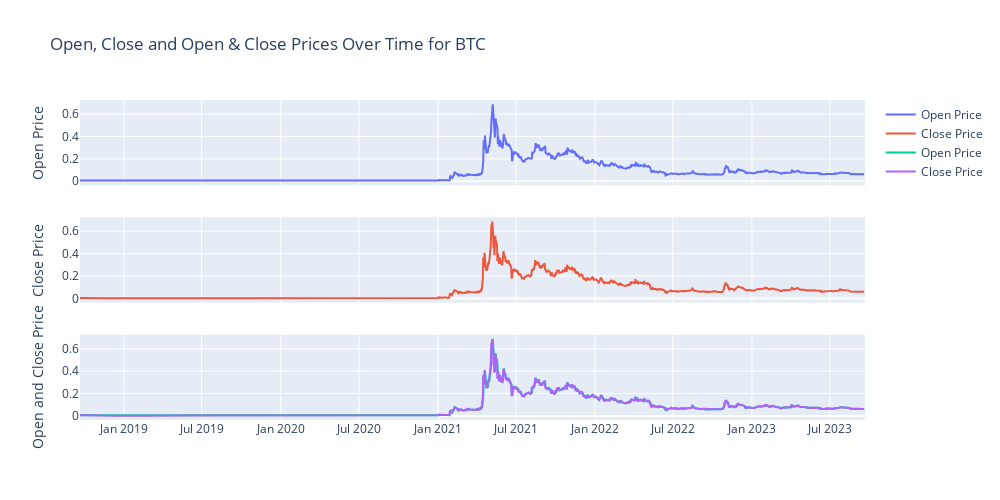

Here is the notebook cell this chart was saved with:
### Markdown cell above
### Now, subplots for Open and Closed Prices

### Code cell
#Subplots for open and close prices

fig = make_subplots(rows=3, cols=1, shared_xaxes=True, vertical_spacing=0.1)

# First subplot (Open Price)
fig.add_trace(go.Scatter(x=DOGE['Date'], y=DOGE['Open'], mode='lines', name='Open Price'), row=1, col=1)
fig.update_yaxes(title_text="Open Price", row=1, col=1)

# Second subplot (Close Price)
fig.add_trace(go.Scatter(x=DOGE['Date'], y=DOGE['Close'], mode='lines', name='Close Price'), row=2, col=1)
fig.update_yaxes(title_text="Close Price", row=2, col=1)

# Third subplot(Open and Close Prices)
fig.add_trace(go.Scatter(x=DOGE['Date'], y=DOGE['Open'], mode='lines', name='Open Price'), row=3, col=1)
fig.add_trace(go.Scatter(x=DOGE['Date'], y=DOGE['Close'], mode='lines', name='Close Price'), row=3, col=1)
fig.update_yaxes(title_text="Open and Close Price", row=3, col=1)

# setting up the title and size of the graph
fig.update_layout(title_text="Open, Close and Open & Close Prices Over Time for BTC",
    height=500,  # Set the height
    width=1000) # width
fig.show()

### Figure 1 — Plotly figure (JSON) as saved in the notebook; plotly's stock layout.template omitted (floating-point values rounded to 4 significant figures; data arrays with more than 128 entries replaced by an {"elided": "..."} marker saying what was removed)
{"data": [{"mode": "lines", "name": "Open Price", "type": "scatter", "x": {"elided": "1827 str values"}, "xaxis": "x", "y": {"elided": "1827 float values"}, "yaxis": "y"}, {"mode": "lines", "name": "Close Price", "type": "scatter", "x": {"elided": "1827 str values"}, "xaxis": "x2", "y": {"elided": "1827 float values"}, "yaxis": "y2"}, {"mode": "lines", "name": "Open Price", "type": "scatter", "x": {"elided": "1827 str values"}, "xaxis": "x3", "y": {"elided": "1827 float values"}, "yaxis": "y3"}, {"mode": "lines", "name": "Close Price", "type": "scatter", "x": {"elided": "1827 str values"}, "xaxis": "x3", "y": {"elided": "1827 float values"}, "yaxis": "y3"}], "layout": {"height": 500, "title": {"text": "Open, Close and Open & Close Prices Over Time for BTC"}, "width": 1000, "xaxis": {"anchor": "y", "domain": [0, 1], "matches": "x3", "showticklabels": false}, "xaxis2": {"anchor": "y2", "domain": [0, 1], "matches": "x3", "showticklabels": false}, "xaxis3": {"anchor": "y3", "domain": [0, 1]}, "yaxis": {"anchor": "x", "domain": [0.7333, 1], "title": {"text": "Open Price"}}, "yaxis2": {"anchor": "x2", "domain": [0.3667, 0.6333], "title": {"text": "Close Price"}}, "yaxis3": {"anchor": "x3", "domain": [0, 0.2667], "title": {"text": "Open and Close Price"}}}}
